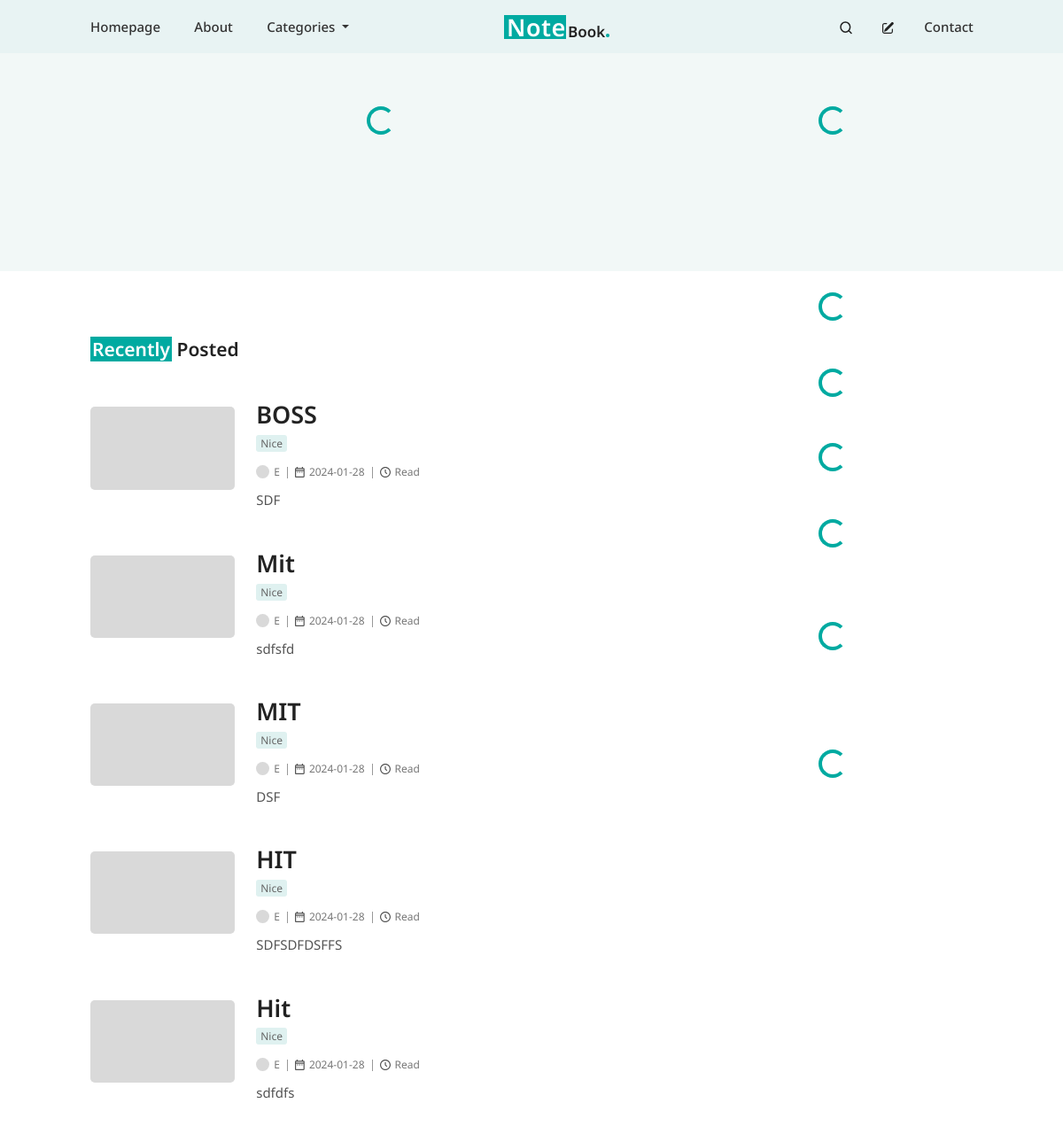
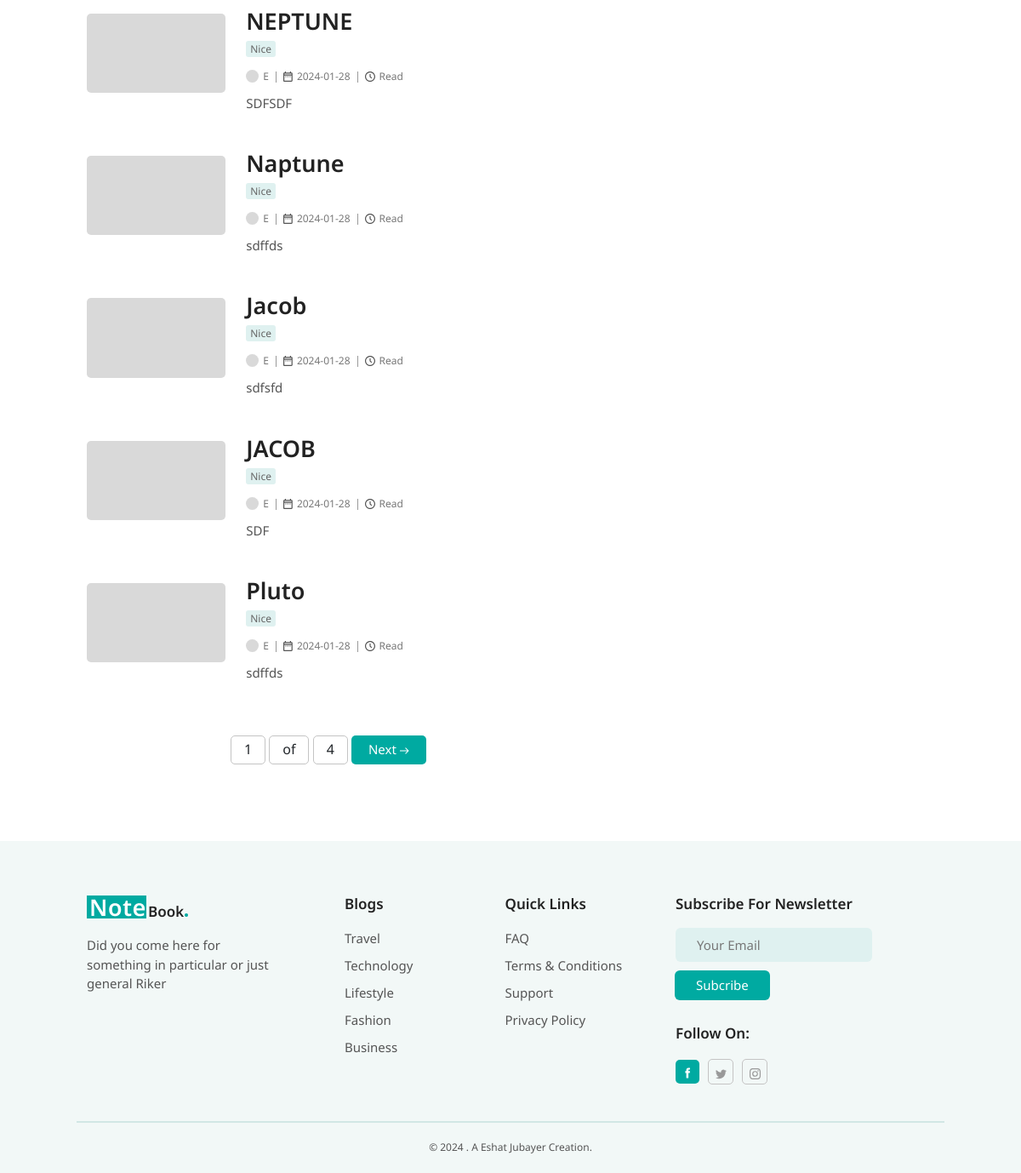
The page / on the database its author committed (2 pictures, top to bottom).
### post/models.py (models this page shows, shortened)
class BlogPost(models.Model):
    author = models.ForeignKey(User, on_delete=models.CASCADE)
    title = models.CharField(max_length=200, null=False, blank=False)
    content = RichTextField(null=False, blank=False)
    category = models.ForeignKey(Category, on_delete=models.CASCADE,null=True)
    tags = models.ManyToManyField(Tag, blank=True)
    featured_image = models.ImageField(upload_to='featured_images/', default='featured_images/default_image.png', validators=[
                              FileExtensionValidator(['png', 'jpg', 'jpeg', 'gif'])], blank=True, null=True)
    created_at = models.DateTimeField(auto_now_add=True)
    updated_at = models.DateTimeField(auto_now=True)
    is_featured= models.BooleanField(default=False)
    views = models.PositiveIntegerField(default=0)
    banner_after_me=models.BooleanField(default=False)
    slug = models.SlugField(max_length=255, unique=True, blank=True, null=False)
    related_posts= models.ManyToManyField("self", blank=True)
    class Meta:
        ordering = ['-id']
    @property
    def readtime(self):
        result = of_html(self.content)
        return result.text

class Category(models.Model):
    name = models.CharField(max_length=100, unique=True)
    def __str__(self):
        return self.name
    class Meta:
        ordering = ['-id']

### profiles/models.py (models this page shows, shortened)
class Profile(models.Model):
    user = models.OneToOneField(User, on_delete=models.CASCADE)
    avatar = models.ImageField(default='avatars/avatar.png', upload_to='avatars',validators=[
                              FileExtensionValidator(['png', 'jpg', 'jpeg', 'gif'])])
    profession = models.CharField(max_length=50, null=True, blank=True)
    about_me = models.CharField(max_length=300, null=True, blank=True)
    facebook_url = models.URLField(validators=[URLValidator()], blank=True, null=True)
    twitter_url = models.URLField(validators=[URLValidator()], blank=True, null=True)
    instagram_url = models.URLField(validators=[URLValidator()], blank=True, null=True)

### post/views.py (the view)
# urls.py: path('', include('post.urls')),
def post(request):
    queryset = BlogPost.objects.all()
    items_per_page = 10
    paginator = Paginator(queryset, items_per_page)
    page = request.GET.get('page')
    try:
        objects = paginator.page(page)
    except PageNotAnInteger:
        objects = paginator.page(1)
    except EmptyPage:
        objects = paginator.page(paginator.num_pages)
    return render (request, 'post.html', {'objects':  objects,} )

### post/templates/post.html (shortened to what this page needs)
{% extends 'base.html' %}
{% load static %}
{% block style %}
<link rel="stylesheet" type='text/css' href={% static 'post.css' %}>
{% endblock style %}
{% block content %}
<div id="first-section">
    <div class="container-fluid">
        <div class="row">
            <div class="col-lg-8">
                <div class="spinner-container text-center">
                    <div id="spinner-for-featured" style="color:#00AAA1" class="spinner-border" role="status">
                    </div>
                </div>
            </div>
            <div class="col-lg-4">
                <div class="spinner-container text-center">
                    <div id="spinner-for-most-popular" style="color:#00AAA1" class="spinner-border" role="status">
                    </div>
                </div>
                <div id="slide-container-popular">
                    <div class="swiper">
                    </div>
                </div>
            </div>
        </div>
    </div>
</div>
<div class="sec-section mt-4">
    <div class="container-fluid">
        <div class="row">
            <div style="padding-right:100px" class="col-lg-8 recent-post-first-col">
                <h2 class="recent-post-headline">
                    {% if objects %}
                    <h2 class="recent-post-headline">
                        <span class="recent-post-span">Recently</span> Posted
                    </h2>
                    {% endif %}
                </h2>
                <div class="recent-post-container">
                    {% for obj in objects %}
                    <div style="margin-bottom:35px" class="d-flex recent-post-row">
                        <div style="width:30%" class="me-4">
                            <img style="width: 100%; border-radius: 5px; object-fit: cover;"
                                src="{{obj.featured_image.url}}" alt="image">
                        </div>
                        <div style="width:70%" class="">
                            <h2 class="recent-post-title">{{ obj.title|truncatechars:40 | safe }}</h2>
                            <p style="margin-top:-17px; margin-bottom:20px" class="recent-post-category post-category">
                                <span class="post-category-span">{{obj.category}}</span>
                            </p>
                            <div class='recent-post-details d-flex'>
                                <div class='d-flex pe-2'>
                                    <img class='recent-post-author-image' alt="author-image"
                                        src="{{obj.author.profile.avatar.url}}" />
                                    <span class="post-details-text">
                                        {{ obj.author.username}}
                                </div>
                                <div class='recent-post-date-container d-flex px-2'>
                                    <span class="post-details-text">
                                        {{obj.created_at |date:"Y-m-d"}}
                                    </span>
                                </div>
                                <div class="d-flex px-2 recent-post-time-container">
                                    <span class="post-details-text"> {{obj.readtime}} Read </span>
                                </div>
                            </div>
                            <div class="recent-post-content">
                                {{ obj.content|truncatechars_html:90 | safe }}
                            </div>
                        </div>
                    </div>
                    {% endfor %}
                </div>
                <div class="pagination mb-5 mt-3 d-flex justify-content-center">
                    <span class="step-links">
                        <span class="current">
                            <span class="recent-middle-num">{{ objects.number }}</span>
                            <span class="recent-middle-num"> of</span>
                            <span class="recent-middle-num">{{ objects.paginator.num_pages }}</span>
                        </span>
                        {% if objects.has_next %}
                        <a class="recent-post-next-btn" href="?page={{ objects.next_page_number }}">
                            <span class="next-span">Next</span>
                        </a>
                        {% endif %}
                    </span>
                </div>
            </div>
            <div class="col-lg-4 recent-post-sec-col">
                {% include 'sidebar.html' %}
            </div>
        </div>
    </div>
</div>
{% endblock content %}

### templates/base.html (shortened to what this page needs)
{% load static %}
<!doctype html>
<html lang="en">
<head>
    <link href="https://cdn.jsdelivr.net/npm/bootstrap@5.3.2/dist/css/bootstrap.min.css" rel="stylesheet"
>
    <link rel="stylesheet" href="https://cdn.jsdelivr.net/npm/swiper@11/swiper-bundle.min.css" />
    <link rel="stylesheet" type='text/css' href={% static 'base.css' %}>
    {% block style %}
    {% endblock style %}
</head>
<body>
    {% include 'navbar.html' %}
    <div>
        {% block content %}
        {% endblock content %}
    </div>
    {% include 'footer.html' %}
</body>
</html>

### templates/navbar.html (shortened to what this page needs)
{% load static %}
<head>
    <link rel="stylesheet" type='text/css' href={% static 'navbar.css' %}>
</head>
<div class="custom-navbar">
    <div class="container-fluid">
        <div class="first-div">
            <ul class="custom-left-items">
                <li><a class="desktop-menu" href="">Homepage</a></li>
                <li><a class="desktop-menu" href="">About</a></li>
                <li>
                    <div class="dropdown">
                        <a class="dropdown-toggle  desktop-menu" href="#" role="button" data-bs-toggle="dropdown"
                            aria-expanded="false">
                            Categories
                        </a>
                    </div>
                </li>
            </ul>
        </div>
        <div class="mid-div">
            <div> <img class="logo" style="margin-top:-3px;" src="{% static 'logo.png' %}" alt="logo">
            </div>
        </div>
        <div class="last-div">
            <ul class="custom-right-items">
                <li>
                    <a data-bs-toggle="modal" data-bs-target="#searchModel" class="prev-icon" href=""></a>
                </li>
                <li>
                    <a class="prev-icon" href=""></a>
                </li>
                <li><a class="desktop-menu" href="">Contact</a></li>
            </ul>
        </div>
    </div>
</div>

### templates/sidebar.html (shortened to what this page needs)
{% load static %}
<head>
    <link rel="stylesheet" type='text/css' href={% static 'sidebar.css' %}>
</head>
<div class="sidebar">
    <div class="spinner-container text-center">
        <div id="spinner-for-top-authors" style="color:#00AAA1" class="spinner-border" role="status">
        </div>
    </div>
    <div class="spinner-container text-center">
        <div id="spinner-for-ad" style="color:#00AAA1" class="spinner-border" role="status">
        </div>
    </div>
    <div class="spinner-container mt-5 text-center">
        <div id="spinner-for-category" style="color:#00AAA1" class="spinner-border" role="status">
        </div>
    </div>
    <div class="spinner-container mt-5 text-center">
        <div id="spinner-for-todays-update" style="color:#00AAA1" class="spinner-border" role="status">
        </div>
    </div>
    <div class="spinner-container mt-5 text-center">
        <div id="spinner-for-insta-posts" style="color:#00AAA1" class="spinner-border" role="status">
        </div>
    </div>
    <div class="spinner-container mt-5 text-center">
        <div id="spinner-for-tags-sidebar" style="color:#00AAA1" class="spinner-border" role="status">
        </div>
    </div>
</div>

### templates/footer.html (shortened to what this page needs)
{% load static %}
<head>
    <link rel="stylesheet" type='text/css' href={% static 'footer.css' %}>
</head>
<footer id="footer_id" class="footer mt-5">
    <div class="container-fluid">
        <div class="row footer-row-1">
            <div class="col-lg-3 first-col mb-3">
                <div class="logo-container-footer">
                    <a href=""><img class="" style="margin-top:-3px;" src="/static/logo.png" alt="logo"></a>
                </div>
                <p class="footer-text">Did you come here for something in particular or just general Riker</p>
            </div>
            <div class="col-lg ms-5 sec-col mb-3">
                <h3 class="footer-title">blogs</h3>
                <p><a href="" class="footer-link">Travel</a></p>
                <p><a href="" class="footer-link">Technology</a></p>
                <p><a href="" class="footer-link">Lifestyle</a></p>
                <p><a href="" class="footer-link">fashion</a></p>
                <p><a href="" class="footer-link">Business</a></p>
            </div>
            <div class="col-lg third-col mb-3">
                <h3 class="footer-title">quick links</h3>
                <p><a href="" class="footer-link">FAQ</a></p>
                <p><a href="" class="footer-link">Terms & conditions</a></p>
                <p><a href="" class="footer-link">support</a></p>
                <p><a href="" class="footer-link">privacy policy</a></p>
            </div>
            <div class="col-lg-4 ps-4 last-col mb-3">
                <h3 class="footer-title">Subscribe for newsletter</h3>
                <div class="input-group">
                    <input class="footer-input-email" type="email" placeholder="Your Email">
                    <button class="footer-subscribe-btn">Subcribe</button>
                </div>
                <h2 class="follow-on-footer-title">follow on:</h2>
                <div class="social-container">
                    <a style="background-color:#00AAA1; border:none; padding-left:6px;padding-right:2px" href=""
                        class="facebook-url">
                    </a>
                    <a href="null" class="twitter-url">
                    </a>
                    <a style="padding-right:7px;padding-bottom:3px" href="null" class="insta-url">
                    </a>
                </div>
            </div>
        </div>
        <div class="row footer-row-2">
            <p class="copyright-footer">&copy; <span id="currentYearFooter"></span> .
                A Eshat Jubayer Creation.
            </p>
        </div>
    </div>
</footer>

### static/base.css (style rules this page uses)
body { font-family: 'Noto Sans', sans-serif; margin: 0; padding: 0; box-sizing: border-box; }

### post/static/post.css (style rules this page uses)
#first-section { background: #F2F8F7; padding-top: 60px; padding-bottom: 80px }
#first-section .container-fluid { width: 85% !important; }
.post-category { color: #666; font-family: "Noto Sans"; font-size: 12px; font-style: normal; font-weight: 400; line-height: 100%; text-transform: capitalize; border-radius: 3px; margin-bottom: 7px; padding-top: 10px }
.post-category-span { background: #DFF1F0; border-radius: 3px; padding: 1px 5px }
.swiper { margin-top: 40px }
#slide-container-popular { padding-left: 10px }
.sec-section .container-fluid { width: 85% !important; }
.recent-post-container { display: flex; flex-direction: column; }
.recent-post-title { color: #222; font-family: "Noto Sans"; font-size: 27px; font-style: normal; font-weight: 600; line-height: 140%; text-transform: capitalize; margin-bottom: 15px; margin-top: -10px }
.recent-post-author-image { width: 15px; height: 15px; border-radius: 50%; object-fit: cover; margin-top: -2px; }
.recent-post-details .post-details-text { color: #777; font-family: "Noto Sans"; font-size: 12px; font-style: normal; font-weight: 400; line-height: 100%; text-transform: capitalize; margin-left: 5px; }
.recent-post-date-container { border-left: 1px solid #999; }
.recent-post-time-container { border-left: 1px solid #999; }
.recent-post-content { color: #555; font-family: "Noto Sans"; font-size: 15px; font-style: normal; font-weight: 400; line-height: 150%; margin-top: 13px }
.recent-post-next-btn { border-radius: 5px; padding: 5px 20px 7px 20px; background: #00AAA1; text-decoration: none; }
.recent-post-next-btn .next-span { color: #fff; font-family: "Noto Sans"; font-size: 15px; font-style: normal; font-weight: 400; line-height: 100%; }
.recent-middle-num { padding: 4px 15px 6px 15px; border: 1px solid #C4C4C4; border-radius: 5px; }
.recent-post-headline { color: #222; font-family: "Noto Sans"; font-size: 21px; font-style: normal; font-weight: 600; line-height: 140%; text-transform: capitalize; margin: 50px 0px }
.recent-post-span { color: #FFF; background-color: #00AAA1; padding: 0px 2px; }

### static/navbar.css (style rules this page uses)
.custom-navbar { background: #E8F3F3; height: 60px; line-height: 60px; }
.custom-navbar .container-fluid { display: flex; justify-content: space-between; width: 88%; }
.custom-navbar .custom-left-items { margin: 0; padding: 0; }
.custom-navbar .custom-right-items { margin: 0px 25px 0px 0px; padding: 0; }
.custom-navbar .custom-left-items li { display: inline-block; }
.custom-navbar .custom-right-items li { display: inline-block; }
.custom-navbar li a { color: #333; font-family: "Noto Sans"; font-size: 15px; font-style: normal; font-weight: 500; line-height: 100%; text-transform: capitalize; text-decoration: none; margin-left: 30px }
.logo { margin-left: -55px }
@media screen and (max-width: 1600px) { .custom-navbar .container-fluid { width: 89%; } }
@media screen and (max-width: 1366px) { .custom-navbar .container-fluid { width: 90%; } }

### static/sidebar.css (style rules this page uses)
.social-container a { text-decoration: none; border: 1px solid #C4C4C4; padding: 3px 3px 3px 8px; margin-right: 10px; border-radius: 5px; }
.social-container a svg { width: 13px; height: 13px; }

### rows shown on the page
BlogPost: featured_image (placeholder picture), title "BOSS", category "Nice", author.profile.avatar (placeholder picture), author.username "E", created_at "2024-01-28", content "SDF"
BlogPost: featured_image (placeholder picture), title "Mit", category "Nice", author.profile.avatar (placeholder picture), author.username "E", created_at "2024-01-28", content "sdfsfd"
BlogPost: featured_image (placeholder picture), title "MIT", category "Nice", author.profile.avatar (placeholder picture), author.username "E", created_at "2024-01-28", content "DSF"
BlogPost: featured_image (placeholder picture), title "HIT", category "Nice", author.profile.avatar (placeholder picture), author.username "E", created_at "2024-01-28", content "SDFSDFDSFFS"
BlogPost: featured_image (placeholder picture), title "Hit", category "Nice", author.profile.avatar (placeholder picture), author.username "E", created_at "2024-01-28", content "sdfdfs"
BlogPost: featured_image (placeholder picture), title "NEPTUNE", category "Nice", author.profile.avatar (placeholder picture), author.username "E", created_at "2024-01-28", content "SDFSDF"
BlogPost: featured_image (placeholder picture), title "Naptune", category "Nice", author.profile.avatar (placeholder picture), author.username "E", created_at "2024-01-28", content "sdffds"
BlogPost: featured_image (placeholder picture), title "Jacob", category "Nice", author.profile.avatar (placeholder picture), author.username "E", created_at "2024-01-28", content "sdfsfd"
BlogPost: featured_image (placeholder picture), title "JACOB", category "Nice", author.profile.avatar (placeholder picture), author.username "E", created_at "2024-01-28", content "SDF"
BlogPost: featured_image (placeholder picture), title "Pluto", category "Nice", author.profile.avatar (placeholder picture), author.username "E", created_at "2024-01-28", content "sdffds"

### other values the page prints
{{ objects.number }} "1"
{{ objects.paginator.num_pages }} "4"
